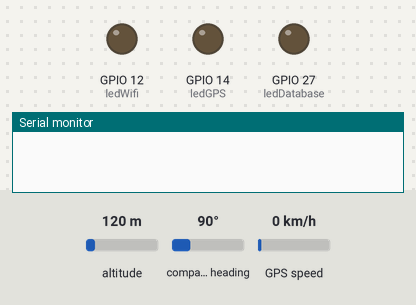
A sketch run on a simulated ESP32. On the bench: output pins drawn as LEDs (lit = HIGH), the last lines printed to the serial monitor. The inputs (shaded band) are chosen by the test bench; at power-on: altitude 120 m, compass heading 90°, GPS speed 0 km/h. WiFi joins after 1.5 s; servers stay silent unless stated; the GPS gets a fix after 3 s at 37.7749, -122.4194 with 8 satellites.

Above: at 0.1 s.
At 1.6 s:
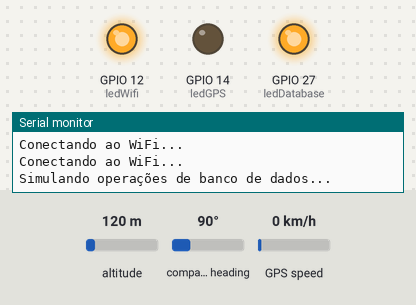
At 3.6 s:
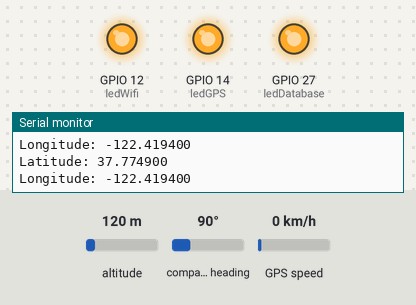
Timing chart, 0 to 5.1 s (numbered marks = the images above):
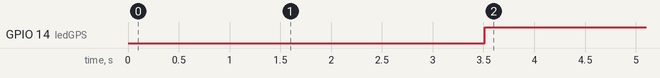

Measured:
- by itself, GPIO 14 (ledGPS): LOW → HIGH at 3.5 s

The sketch:

Prototipo_Sprint_2.ino
```cpp
#include <WiFi.h>
#include <TinyGPS++.h>

// Substitua com seus próprios detalhes de rede
const char* ssid     = "Inteli-welcome";
const char* password = "";

// Definindo as portas dos LEDs
const int ledWifi = 12;
const int ledGPS = 14;
const int ledDatabase = 27;

// Inicializa o TinyGPS++
TinyGPSPlus gps;

// Defina os pinos de RX e TX usados para conectar ao módulo GPS
const int GPS_RX_PIN = 16;
const int GPS_TX_PIN = 17;

// Inicializa a Serial para GPS
HardwareSerial SerialGPS(1); // Use UART1

// Timeout para a conexão GPS
const unsigned long GPS_TIMEOUT = 5000; // 5 segundos

// Variável para rastrear a última vez que recebemos dados válidos do GPS
unsigned long lastGPSTime = 0;

void setup() {
  Serial.begin(115200);
  SerialGPS.begin(9600, SERIAL_8N1, GPS_RX_PIN, GPS_TX_PIN);

  // Inicializa os LEDs
  pinMode(ledWifi, OUTPUT);
  pinMode(ledGPS, OUTPUT);
  pinMode(ledDatabase, OUTPUT);

  // Conectar ao WiFi
  WiFi.begin(ssid, password);
  while (WiFi.status() != WL_CONNECTED) {
    delay(500);
    Serial.println("Conectando ao WiFi...");
  }
  digitalWrite(ledWifi, HIGH); // Acende o LED do WiFi

  // Simula um banco de dados ativo
  digitalWrite(ledDatabase, HIGH);
  Serial.println("Simulando operações de banco de dados...");
}

void loop() {
  while (SerialGPS.available() > 0) {
    if (gps.encode(SerialGPS.read())) {
      if (gps.location.isValid()) {
        // GPS fix conseguido, acende o LED e atualiza o tempo
        digitalWrite(ledGPS, HIGH);
        lastGPSTime = millis();


        Serial.print("Latitude: "); Serial.println(gps.location.lat(), 6);
        Serial.print("Longitude: "); Serial.println(gps.location.lng(), 6);
      }
    }
  }

  // Verifica se o GPS está sem fix por mais tempo do que o definido em GPS_TIMEOUT
  if (millis() - lastGPSTime > GPS_TIMEOUT) {
    // Sem GPS fix por mais tempo que o timeout, apaga o LED
    digitalWrite(ledGPS, LOW);
  }
}
```
